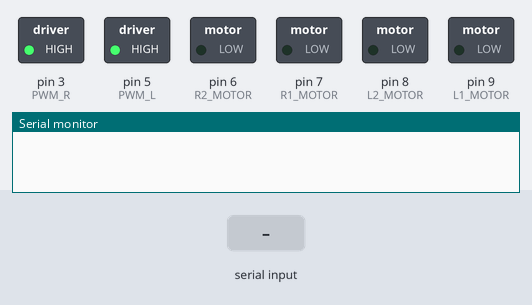
The sketch below on a simulated Arduino Uno, built with avr-gcc and run on an emulated ATmega328P. Parts: switched loads named in the sketch (green lamp = pin HIGH), the last lines printed to the serial monitor. The test bench sets the inputs (shaded band).

Above: at 1.2 s.
1.3 s: "w" received over the second serial link
At 2.5 s:
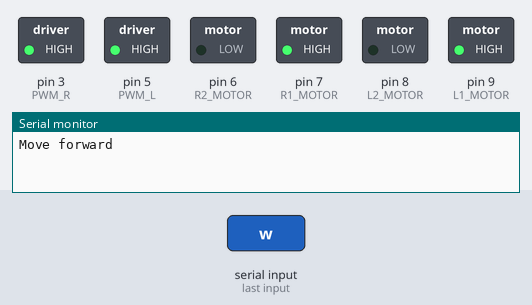
2.8 s: "s" received over the second serial link
At 3.3 s:
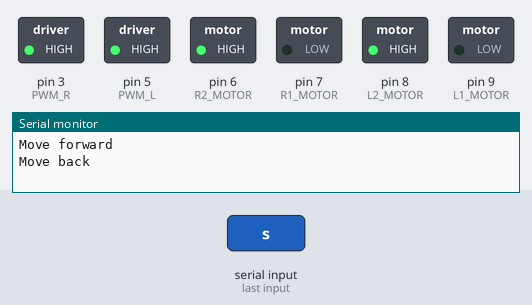
4.3 s: "a" received over the second serial link
At 5.5 s:
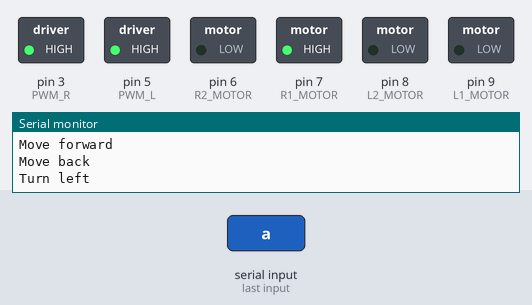
5.8 s: "d" received over the second serial link
At 6.8 s:
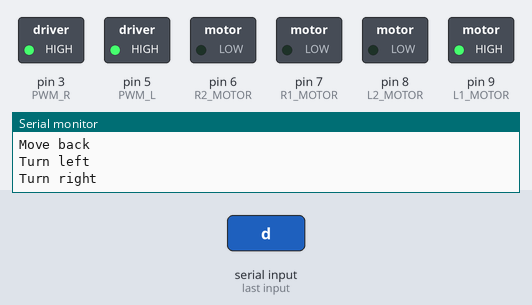
Timing chart, 0 to 8.3 s (numbered marks = the images above; inputs shaded):
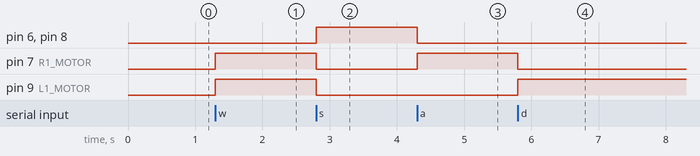

The sketch:

TekbotCode.ino
```cpp
#include <SoftwareSerial.h> //Use software serial for bluetooth
#define R1_MOTOR 7 //MOTOR 1 D7
#define R2_MOTOR 6 //MOTOR 1 D6
#define L1_MOTOR 9 //MOTOR 2 D9
#define L2_MOTOR 8 //MOTOR 2 D8
#define PWM_L 5 //PWM for motor 1
#define PWM_R 3 //PWM for motor 2
#define PWM_SPEED 1606 //PWM speed

/*
 * How to:
 * Download "putty" from putty.org
 * Choose connection type "serial"
 * Change COM1 to COM5 and have baud rate set to 9600
 *
 * Password for HC-05: 1234
 * Controls:
 * W = Forward
 * A = Left
 * S = Backwards
 * D = Right
 *
 * Note:
 * Once a button is pressed the bot will infinitely loop that one command until another button is pressed.
 * Essentially, the "delay" or degree of rotation is variable (set by the user rather than hard coded as an int)
 *
 * ie: if you only press w it will infinitely loop the forward command until you press another command
 */

//Use a software serial to define RX/TX pins
SoftwareSerial Blue(0, 1); //RX | TX

void setup() {
  //Setting the pinmode for the right motors
  pinMode(R1_MOTOR,OUTPUT);
  pinMode(R2_MOTOR,OUTPUT);
  //Setting the pinmode for the left motors
  pinMode(L1_MOTOR,OUTPUT);
  pinMode(L2_MOTOR,OUTPUT);
  //Setting the speed for the PWM
  pinMode(PWM_R,OUTPUT);
  pinMode(PWM_L,OUTPUT);
  //Setting the PWM speed for left and right motors
  digitalWrite(PWM_L,PWM_SPEED);
  digitalWrite(PWM_R,PWM_SPEED);
  //Begin serials at 9600 baud rate
  Blue.begin(9600);
  Serial.begin(9600);
}

//Bot will await next command from keyboard
void loop() {
  //Take the input from putty as a char
  char in = Blue.read();
  //If the input is equal to 'w' on keyboard, go forward
  if (in == 'w') {
    moveForward();
    Serial.println("Move forward");
    Blue.println("Move forward called");
  //If the input is equal to 's' on keyboard, go backwards
  } else if (in == 's') {
    backUp();
    Serial.println("Move back");
    Blue.println("Move back");
  //If the input is equal to 'a' on keyboard, go left
  } else if (in == 'a') {
    turnLeft();
    Serial.println("Turn left");
    Blue.println("Turn left");
  //If the input is equal to 'd' on keyboard, go right
  } else if (in == 'd') {
    turnRight();
    Serial.println("Turn right");
    Blue.println("Turn right");
  //If the input is equal to 'z' on keyboard, don't do anything
  } else if (in == 'z') {
    noMove();
    Serial.println("Stop moving");
    Blue.println("Stop moving");
  }
}
/*
 * Turn left method
 */
void turnLeft() {
  //Turn right
  digitalWrite(R1_MOTOR,HIGH);
  digitalWrite(R2_MOTOR,LOW);
  digitalWrite(L1_MOTOR,LOW);
  digitalWrite(L2_MOTOR,LOW);
}
/*
 * Turn right method
 */
void turnRight() {
  //Turn left
  digitalWrite(R1_MOTOR,LOW);
  digitalWrite(R2_MOTOR,LOW);
  digitalWrite(L1_MOTOR,HIGH);
  digitalWrite(L2_MOTOR,LOW);
}
/*
 * Back up method
 */
void backUp() {
  digitalWrite(R1_MOTOR,LOW);
  digitalWrite(R2_MOTOR,HIGH);
  digitalWrite(L1_MOTOR,LOW);
  digitalWrite(L2_MOTOR,HIGH);
}
/*
 * Move forward method
 */
void moveForward() {
  digitalWrite(R1_MOTOR,HIGH);
  digitalWrite(R2_MOTOR,LOW);
  digitalWrite(L1_MOTOR,HIGH);
  digitalWrite(L2_MOTOR,LOW);
}
/*
 * Do nothing method
 */
void noMove() {
  digitalWrite(R1_MOTOR,LOW);
  digitalWrite(R2_MOTOR,LOW);
  digitalWrite(L1_MOTOR,LOW);
  digitalWrite(L2_MOTOR,LOW);
}
```

Measured:
- after the input at 1.3 s, pin 7 (R1_MOTOR), pin 9 (L1_MOTOR): LOW → HIGH at once
- after the input at 2.8 s, pin 6 (R2_MOTOR), pin 8 (L2_MOTOR): LOW → HIGH at once; pin 7 (R1_MOTOR), pin 9 (L1_MOTOR): HIGH → LOW at once
- after the input at 4.3 s, pin 6 (R2_MOTOR), pin 8 (L2_MOTOR): HIGH → LOW at once; pin 7 (R1_MOTOR): LOW → HIGH at once
- after the input at 5.8 s, pin 7 (R1_MOTOR): HIGH → LOW at once; pin 9 (L1_MOTOR): LOW → HIGH at once
